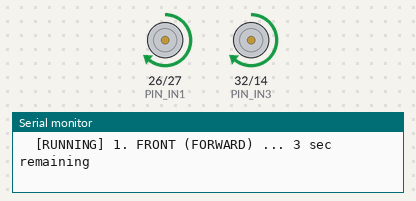
The sketch below on a simulated ESP32. Parts: motor-driver pin pairs drawn as motors (green arrow = first pin HIGH = forward, orange = second pin HIGH = backward, longer = more drive, scaled by the enable pin), the last lines printed to the serial monitor.

Above: at 3.9 s.
At 13.0 s:
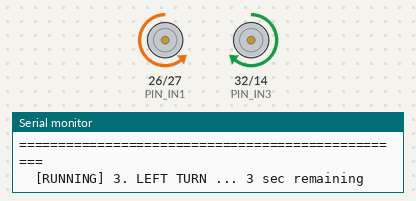
At 22.0 s:
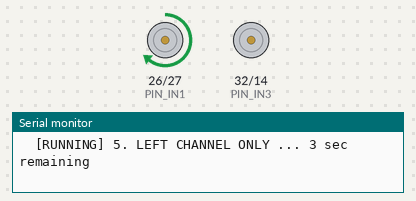
At 37.6 s:
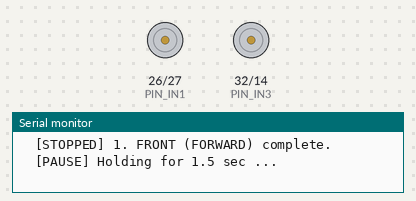
Timing chart, 0 to 40.0 s (numbered marks = the images above):
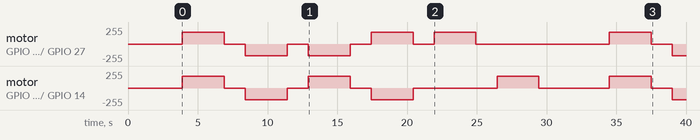

The sketch:

step4_motor_verify.ino
```cpp
#include <Arduino.h>
/* ╔══════════════════════════════════════════════════════════════════╗
 * ║       ARK-5  Step 4 — Dedicated L298N Motor Test                ║
 * ║   Tests 4x DC Motors via L298N Dual H-Bridge Driver             ║
 * ╠══════════════════════════════════════════════════════════════════╣
 * ║  WIRING CHECKLIST:                                               ║
 * ║  Left Motor  : ENA=GPIO 25 | IN1=GPIO 26 | IN2=GPIO 27          ║
 * ║  Right Motor : ENB=GPIO 33 | IN3=GPIO 32 | IN4=GPIO 14          ║
 * ║  Power       : 12V Battery -> L298N 12V & GND                   ║
 * ║  COMMON GND  : L298N GND MUST be connected to ESP32 GND!        ║
 * ╠══════════════════════════════════════════════════════════════════╣
 * ║  TEST SEQUENCE:                                                 ║
 * ║   1. FRONT (Forward)  : 3 Seconds                               ║
 * ║   2. PAUSE            : 1.5 Seconds                             ║
 * ║   3. BACK (Backward)  : 3 Seconds                               ║
 * ║   4. PAUSE            : 1.5 Seconds                             ║
 * ║   5. LEFT (Turn Left) : 3 Seconds                               ║
 * ║   6. PAUSE            : 1.5 Seconds                             ║
 * ║   7. RIGHT (Turn Right: 3 Seconds                               ║
 * ║   8. PAUSE            : 1.5 Seconds                             ║
 * ║   9. LEFT CHANNEL ONLY: 3 Seconds   <- isolates ENA/IN1/IN2     ║
 * ║  10. PAUSE            : 1.5 Seconds                             ║
 * ║  11. RIGHT CH. ONLY   : 3 Seconds   <- isolates ENB/IN3/IN4     ║
 * ║  12. PAUSE            : 2 Seconds -> Repeats automatically      ║
 * ║                                                                  ║
 * ║  SERIAL COMMANDS (115200 baud):                                  ║
 * ║   'f' -> Forward 3s                                             ║
 * ║   'b' -> Backward 3s                                             ║
 * ║   'l' -> Left Turn 3s                                            ║
 * ║   'r' -> Right Turn 3s                                           ║
 * ║   '1' -> LEFT channel ONLY 3s  (2 wheels, ENA=25/IN1=26/IN2=27)  ║
 * ║   '2' -> RIGHT channel ONLY 3s (2 wheels, ENB=33/IN3=32/IN4=14)  ║
 * ║   's' -> STOP immediately                                        ║
 * ║   'a' -> Resume Automatic Cycle (incl. channel-isolation steps)  ║
 * ║                                                                  ║
 * ║  USE '1' / '2' WHEN ONE SIDE DOESN'T SPIN:                      ║
 * ║   run this sketch with NO laptop attached. If '1' leaves the     ║
 * ║   left wheels dead too, the fault is L298N channel A / ENA       ║
 * ║   jumper / IN1-IN2 wires / 12V feed — not the main firmware.     ║
 * ╚══════════════════════════════════════════════════════════════════╝
 */

// ── Pin Definitions ──────────────────────────────────────────────────
#define PIN_ENA   25  // Left Motor Speed (PWM)
#define PIN_IN1   26  // Left Motor Direction 1
#define PIN_IN2   27  // Left Motor Direction 2

#define PIN_ENB   33  // Right Motor Speed (PWM)
#define PIN_IN3   32  // Right Motor Direction 1
#define PIN_IN4   14  // Right Motor Direction 2

// ── PWM Settings ─────────────────────────────────────────────────────
#define PWM_FREQ      1000
#define PWM_RES       8     // 8-bit resolution (0 - 255)
#define PWM_CH_L      0
#define PWM_CH_R      1
#define MOTOR_SPEED   180   // Test speed (0-255) — good torque for floor/air

// ── LEDC PWM Compatibility for ESP32 Core 2.x and Core 3.x ────────────
static inline void pwmSetup(uint8_t pin, uint8_t channel, uint32_t freq, uint8_t res) {
#if defined(ESP_ARDUINO_VERSION) && ESP_ARDUINO_VERSION >= ESP_ARDUINO_VERSION_VAL(3, 0, 0)
  ledcAttach(pin, freq, res);
#else
  ledcSetup(channel, freq, res);
  ledcAttachPin(pin, channel);
#endif
}

static inline void pwmWrite(uint8_t pin, uint8_t channel, uint32_t val) {
#if defined(ESP_ARDUINO_VERSION) && ESP_ARDUINO_VERSION >= ESP_ARDUINO_VERSION_VAL(3, 0, 0)
  ledcWrite(pin, val);
#else
  ledcWrite(channel, val);
#endif
}

// ── Low-Level Motor Primitives ───────────────────────────────────────
void motorsStop() {
  pwmWrite(PIN_ENA, PWM_CH_L, 0);
  pwmWrite(PIN_ENB, PWM_CH_R, 0);
  digitalWrite(PIN_IN1, LOW);
  digitalWrite(PIN_IN2, LOW);
  digitalWrite(PIN_IN3, LOW);
  digitalWrite(PIN_IN4, LOW);
}

void motorsForward(uint8_t spd) {
  // Left Forward
  digitalWrite(PIN_IN1, HIGH);
  digitalWrite(PIN_IN2, LOW);
  // Right Forward
  digitalWrite(PIN_IN3, HIGH);
  digitalWrite(PIN_IN4, LOW);
  pwmWrite(PIN_ENA, PWM_CH_L, spd);
  pwmWrite(PIN_ENB, PWM_CH_R, spd);
}

void motorsBackward(uint8_t spd) {
  // Left Backward
  digitalWrite(PIN_IN1, LOW);
  digitalWrite(PIN_IN2, HIGH);
  // Right Backward
  digitalWrite(PIN_IN3, LOW);
  digitalWrite(PIN_IN4, HIGH);
  pwmWrite(PIN_ENA, PWM_CH_L, spd);
  pwmWrite(PIN_ENB, PWM_CH_R, spd);
}

void motorsTurnLeft(uint8_t spd) {
  // Left Reverse, Right Forward (In-Place Pivot Left)
  digitalWrite(PIN_IN1, LOW);
  digitalWrite(PIN_IN2, HIGH);
  digitalWrite(PIN_IN3, HIGH);
  digitalWrite(PIN_IN4, LOW);
  pwmWrite(PIN_ENA, PWM_CH_L, spd);
  pwmWrite(PIN_ENB, PWM_CH_R, spd);
}

void motorsTurnRight(uint8_t spd) {
  // Left Forward, Right Reverse (In-Place Pivot Right)
  digitalWrite(PIN_IN1, HIGH);
  digitalWrite(PIN_IN2, LOW);
  digitalWrite(PIN_IN3, LOW);
  digitalWrite(PIN_IN4, HIGH);
  pwmWrite(PIN_ENA, PWM_CH_L, spd);
  pwmWrite(PIN_ENB, PWM_CH_R, spd);
}

// ── Single-channel isolation (dead-side diagnosis) ─────────────────────
// Drives ONLY one H-bridge channel so a side that never moves can be
// traced to the driver/wiring instead of the main firmware.
void motorsLeftOnly(uint8_t spd) {
  digitalWrite(PIN_IN1, HIGH);   // left forward
  digitalWrite(PIN_IN2, LOW);
  digitalWrite(PIN_IN3, LOW);    // right idle (both IN low = brake)
  digitalWrite(PIN_IN4, LOW);
  pwmWrite(PIN_ENA, PWM_CH_L, spd);
  pwmWrite(PIN_ENB, PWM_CH_R, 0);
}

void motorsRightOnly(uint8_t spd) {
  digitalWrite(PIN_IN1, LOW);    // left idle
  digitalWrite(PIN_IN2, LOW);
  digitalWrite(PIN_IN3, HIGH);   // right forward
  digitalWrite(PIN_IN4, LOW);
  pwmWrite(PIN_ENA, PWM_CH_L, 0);
  pwmWrite(PIN_ENB, PWM_CH_R, spd);
}

// ── Timed Movement with Live Second-by-Second Countdown ──────────────
void executeTimedAction(const char* name, void (*motorFunc)(uint8_t), int durationSec) {
  Serial.println();
  Serial.println(F("=================================================="));
  Serial.printf(  "  >>> ACTION: %s (Duration: %d seconds) <<<\n", name, durationSec);
  Serial.println(F("=================================================="));

  motorFunc(MOTOR_SPEED);

  for (int s = durationSec; s > 0; s--) {
    Serial.printf("  [RUNNING] %s ... %d sec remaining\n", name, s);
    delay(1000);
  }

  motorsStop();
  Serial.printf("  [STOPPED] %s complete.\n", name);
}

void executePause(float pauseSec) {
  motorsStop();
  Serial.printf("  [PAUSE] Holding for %.1f sec ...\n", pauseSec);
  delay((unsigned long)(pauseSec * 1000));
}

// ── Full 4-Direction Test Cycle ──────────────────────────────────────
void runFullCycle() {
  Serial.println(F("\n##################################################"));
  Serial.println(F("  STARTING FULL MOTOR TEST CYCLE"));
  Serial.println(F("  FRONT -> BACK -> LEFT -> RIGHT -> LEFT-ONLY -> RIGHT-ONLY"));
  Serial.println(F("##################################################"));

  // 1. FRONT (3 seconds)
  executeTimedAction("1. FRONT (FORWARD)", motorsForward, 3);
  executePause(1.5);

  // 2. BACK (3 seconds)
  executeTimedAction("2. BACK (BACKWARD)", motorsBackward, 3);
  executePause(1.5);

  // 3. LEFT (3 seconds)
  executeTimedAction("3. LEFT TURN", motorsTurnLeft, 3);
  executePause(1.5);

  // 4. RIGHT (3 seconds)
  executeTimedAction("4. RIGHT TURN", motorsTurnRight, 3);
  executePause(1.5);

  // 5. LEFT CHANNEL ONLY (3 seconds) — isolates ENA/IN1/IN2
  executeTimedAction("5. LEFT CHANNEL ONLY", motorsLeftOnly, 3);
  executePause(1.5);

  // 6. RIGHT CHANNEL ONLY (3 seconds) — isolates ENB/IN3/IN4
  executeTimedAction("6. RIGHT CHANNEL ONLY", motorsRightOnly, 3);
  executePause(2.0);

  Serial.println(F("\n[CYCLE FINISHED] All 4 directions + both channels tested!"));
  Serial.println(F("If the LEFT wheels never move in step 5 -> L298N channel A /"));
  Serial.println(F("ENA jumper / IN1-IN2 / 12V feed, NOT the main firmware."));
  Serial.println(F("Next cycle starts in 3 seconds (or type 's' to stop)...\n"));
  delay(3000);
}

// ── Setup & Loop ─────────────────────────────────────────────────────
bool autoCycle = true;

void setup() {
  Serial.begin(115200);
  delay(800);

  Serial.println(F("\n╔══════════════════════════════════════════════════╗"));
  Serial.println(F("║   ARK-5  Step 4: Dedicated Motor Verification   ║"));
  Serial.println(F("╚══════════════════════════════════════════════════╝"));
  Serial.println(F("Pin Configuration:"));
  Serial.printf( "  Left Motors  : ENA=%d, IN1=%d, IN2=%d\n", PIN_ENA, PIN_IN1, PIN_IN2);
  Serial.printf( "  Right Motors : ENB=%d, IN3=%d, IN4=%d\n", PIN_ENB, PIN_IN3, PIN_IN4);
  Serial.println(F("Safety Warning: Robot ko stand/box par rakhein taake wheels hawa mein hon!"));
  Serial.println(F("Commands: 'f'=Fwd, 'b'=Back, 'l'=Left, 'r'=Right, '1'=Left channel only,\n          '2'=Right channel only, 's'=Stop, 'a'=Auto Cycle\n"));

  // Configure Direction GPIOs
  pinMode(PIN_IN1, OUTPUT);
  pinMode(PIN_IN2, OUTPUT);
  pinMode(PIN_IN3, OUTPUT);
  pinMode(PIN_IN4, OUTPUT);

  // Configure PWM (Core 2.x & Core 3.x compatible)
  pwmSetup(PIN_ENA, PWM_CH_L, PWM_FREQ, PWM_RES);
  pwmSetup(PIN_ENB, PWM_CH_R, PWM_FREQ, PWM_RES);

  motorsStop();
  Serial.println(F("[INIT OK] Motors initialized and stopped. Starting in 3s..."));
  delay(3000);
}

void loop() {
  // Check for User Serial input commands
  if (Serial.available() > 0) {
    char cmd = (char)Serial.read();
    while (Serial.available()) Serial.read(); // Clear buffer

    if (cmd == 's' || cmd == 'S') {
      motorsStop();
      autoCycle = false;
      Serial.println(F("\n[CMD] EMERGENCY STOPPED. Auto-cycle paused. Type 'a' to resume."));
      return;
    } else if (cmd == 'a' || cmd == 'A') {
      autoCycle = true;
      Serial.println(F("\n[CMD] Resuming Automatic Cycle."));
    } else if (cmd == 'f' || cmd == 'F') {
      autoCycle = false;
      executeTimedAction("MANUAL FORWARD", motorsForward, 3);
      return;
    } else if (cmd == 'b' || cmd == 'B') {
      autoCycle = false;
      executeTimedAction("MANUAL BACKWARD", motorsBackward, 3);
      return;
    } else if (cmd == 'l' || cmd == 'L') {
      autoCycle = false;
      executeTimedAction("MANUAL LEFT TURN", motorsTurnLeft, 3);
      return;
    } else if (cmd == 'r' || cmd == 'R') {
      autoCycle = false;
      executeTimedAction("MANUAL RIGHT TURN", motorsTurnRight, 3);
      return;
    } else if (cmd == '1') {
      autoCycle = false;
      executeTimedAction("MANUAL LEFT CHANNEL ONLY (ENA/IN1/IN2)", motorsLeftOnly, 3);
      return;
    } else if (cmd == '2') {
      autoCycle = false;
      executeTimedAction("MANUAL RIGHT CHANNEL ONLY (ENB/IN3/IN4)", motorsRightOnly, 3);
      return;
    }
  }

  if (autoCycle) {
    runFullCycle();
  } else {
    delay(100);
  }
}
```

Measured:
- by itself, motor on GPIO 26 (PIN_IN1) / GPIO 27 (PIN_IN2): stopped → forward 179/255 at 3.9 s, → stopped 3.0 s later, → backward 179/255 1.5 s later, → stopped 3.0 s later, … (13 changes in this stretch)
- by itself, motor on GPIO 32 (PIN_IN3) / GPIO 14 (PIN_IN4): stopped → forward 179/255 at 3.9 s, → stopped 3.0 s later, → backward 179/255 1.5 s later, → stopped 3.0 s later, … (13 changes in this stretch)
